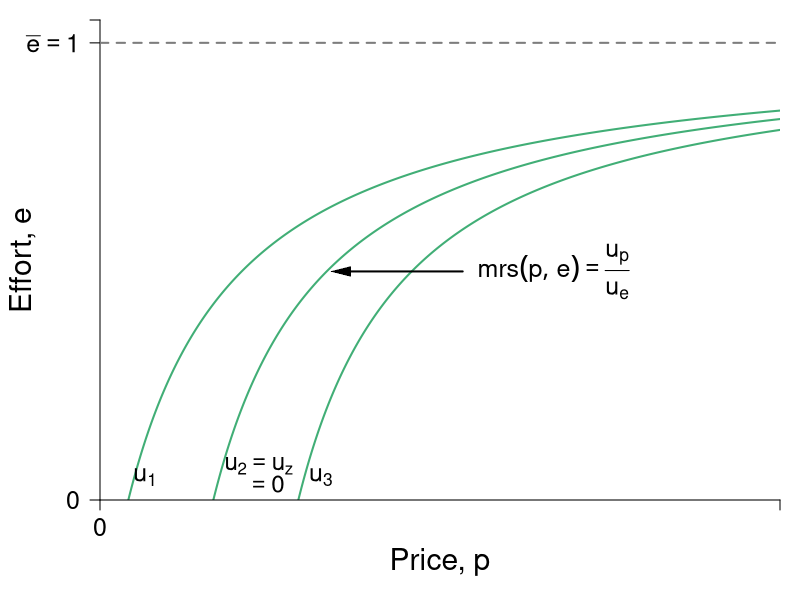

Write the R code that produced this figure.
require(shape)
pdf(file = "employment/employment_price_initial_indiff.pdf", width = 9, height = 7)

#Set parameters for graphics
axislabelsize <- 1.8
labelsize <- 1.5
namesize <- 1.8
annotatesize <- 1.5
graphlinewidth <- 2
segmentlinewidth <- 1.5

COL <- c("#7fc97f", "#beaed4", "#fdc086", "#ffff99", "#386cb0", "#f0027f", "#bf5b17", "#666666")
COLA <- c("#e0f3db", "#99d8c9","#66c2a4","#41ae76", "#238b45", "#005824")
COLB <- c("#c6dbef", "#4eb3d3", "#2b8cbe", "#0868ac","#084081")
COLC <- c("#fcfbfd", "#efedf5", "#dadaeb", "#bcbddc", "#9e9ac8", "#807dba", "#6a51a3", "#54278f", "#3f007d")
grays <- gray.colors(25, start = 1, end = 0)

#Parameters for figures
u1 <- 4
u2 <- 10
u3 <- 16
a1 <- 2
a2 <- 2
a3 <- 2

indiffFn1 <- function(y, u1 = 4.5, a1 = 2) {
  1 - (a1) / (y - u1)
}

indiffFn2 <- function(y, u2 = 10.5, a2 = 2) {
  1 - (a2) / (y - u2)
}

indiffFn3 <- function(y, u3 = 16.5, a3 = 2) {
  1 - (a3) / (y - u3)
}

PCFn <- function(delta, mu = 16) {
  delta/mu
}

#The derivative for the function q = 1 - delta/(p - u) = delta/p - u)^2;
#From that we get the derivative and substitute in the relevant values
#for delta, u and p; that is we get a slope of 1/32
#But we also need the intercept; 0.375 above, or q/2 as it stood
tangentLine <- function(w){
  0.375 + (1/32)*w
}

par(mar =  c(5, 5, 1, 1))
xlims <- c(0, 12)
ylims <- c(0, 1.05)


plot(0, 0, xlim = xlims, ylim = ylims, type = "n",
     xlab = expression(paste("Price, ", p)),
     ylab = expression(paste("Effort, ", e)),
     xaxt = "n", 
     yaxt = "n",
     cex.lab = axislabelsize, 
     bty = "n", 
     xaxs="i", 
     yaxs="i")


# xpoly1 <- seq(from = xlims[1] + 0.2, to = 8, length.out = 500)
# ypoly1 <- PCFn(xpoly1, mu = 8)
# polygon(x = c(xpoly1, rev(xpoly1[1])), y = c(ypoly1, rev(ypoly1)[1]), col=COLA[1], density=NULL, border = NA)
# 

npts <- 500 
xx1 <- seq(u1 + a1 + 0.1, xlims[2], length.out = npts)
xx2 <- seq(u2 + a2 + 0.1, xlims[2], length.out = npts)
xx3 <- seq(3, xlims[2], length.out = npts)
xx4 <- seq(7, 17, 0.01)
xx5 <- seq(xlims[1] + 0.2, xlims[2], length.out = npts)
xx6 <- seq(xlims[1], 20, length.out = npts)


#Draw the lines for the graphs
#lines(xx5, PCFn(xx5, mu = 8), col = COLA[4], lwd = graphlinewidth)
lines(xx5, indiffFn1(xx5, u1 = 0), col = COLA[4], lwd = graphlinewidth)
lines(xx5, indiffFn1(xx5, u1 = -1.5), col = COLA[4], lwd = graphlinewidth)
lines(xx3, indiffFn1(xx3, u1 = 1.5), col = COLA[4], lwd = graphlinewidth)


#Customize ticks and labels for the plot
ticksy <- c(0,  1, ylims[2])
ylabels <- c(0,  expression(paste(bar(e) == 1) ), NA)
ticksx <- c(0, xlims[2])
xlabels <- c(0,  NA)
axis(1, at = ticksx, pos = 0, labels = xlabels, cex.axis = labelsize)
axis(2, at = ticksy, pos = 0, labels = ylabels, las = 1, cex.axis = labelsize)

#Annotation of the three indifference curves
text(0.8, 0.05, expression(paste(u[1])), cex = labelsize)
text(2.8, 0.075, expression(paste(u[2] == u[z])), cex = labelsize - 0.05)
text(2.915, 0.035, expression(paste(phantom() == 0)), cex = labelsize - 0.05)
text(3.9, 0.05, expression(paste(u[3])), cex = labelsize)

#Line for the max quality, q = 1 
segments(0, 1, xlims[2], 1, lty = 2, col = grays[20], lwd = 2)

text(8, 0.5, expression(paste(mrs(p,e) == frac(u[p],u[e]) )), cex = labelsize)
Arrows(6.4, 0.5, 4.25, 0.5, col = "black", lty = 1, lwd = 2, arr.type = "triangle", arr.lwd = 0.5)


dev.off()
